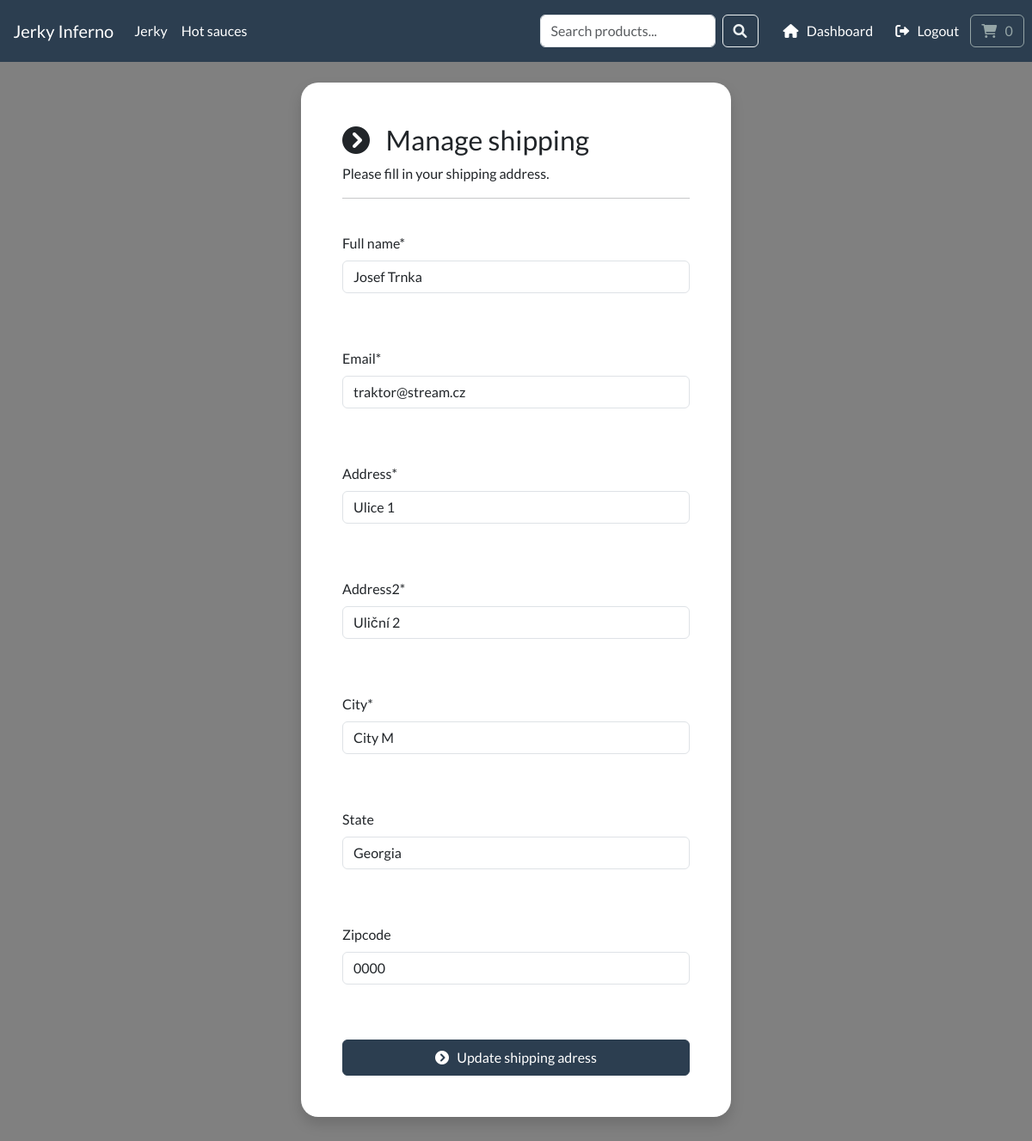
Page /account/manage-shipping (signed in) on the committed database.
### store/models.py (models this page shows, shortened)
class Category(models.Model):
    name = models.CharField(max_length=255, db_index=True)
    slug = models.SlugField(max_length=255, unique=True)
    parent = models.ForeignKey(
        'self',  # Odkaz na stejný model
        on_delete=models.CASCADE,
        blank=True,
        null=True,
        related_name='subcategories'  # Umožní snadný přístup k podkategoriím
    )
    class Meta:
        verbose_name_plural = "Categories"  # Definuje množné číslo pro model
    def get_absolute_url(self):
        return reverse("list-category", args=[self.slug])

### payment/models.py (models this page shows, shortened)
class ShippingAddress(models.Model):
    full_name = models.CharField(max_length=255)
    email = models.EmailField(max_length=255)
    address = models.CharField(max_length=300)
    address2 = models.CharField(max_length=300)
    city = models.CharField(max_length=255)
    state = models.CharField(max_length=255, null=True, blank=True) #Optional
    zipcode = models.CharField(max_length=10, null=True, blank=True) #Optional
    user = models.ForeignKey(User, on_delete=models.CASCADE, null=True, blank=True) # Authenticated / Not Authenticated
    class Meta:
        verbose_name_plural = "Shipping Address"

### account/views.py (the view, shortened to what this page needs)
# urls.py: path('manage-shipping', views.manage_shipping, name='manage-shipping'),
@login_required(login_url='my-login')
def manage_shipping(request):
    try:
        shipping = ShippingAddress.objects.get(user=request.user.id)
    except ShippingAddress.DoesNotExist:
        shipping = None
    form = ShippingForm(instance=shipping)
    context = {'form': form}
    return render(request, 'account/manage_shipping.html', context=context)

### payment/forms.py
class ShippingForm(forms.ModelForm):
    class Meta:
        model = ShippingAddress
        fields = ['full_name', 'email', 'address', 'address2', 'city', 'state', 'zipcode']
        exclude = ['user',]

### cart/cart.py (called while the page is built)
    def __len__(self):
        return sum(item['qty'] for item in self.cart.values())

### cart/context_processors.py (called while the page is built)
def cart(request):
    return {'cart': Cart(request)}

### store/views.py (called while the page is built)
def categories(request):
    main_categories = Category.objects.filter(parent__isnull=True).prefetch_related('subcategories')
    return {'main_categories': main_categories}

### account/templates/account/manage_shipping.html (shortened to what this page needs)
{% include "store/base.html" %}
{% load static %}
{% load crispy_forms_tags %}
{% block content %}
    <body>
        <br>
        <div class="container bg-white shadow md p-5 form-layout">
            <h3> <i class="fa fa-chevron-circle-right" aria-hidden="true"></i> &nbsp; Manage shipping </h3>
            <p>Please fill in your shipping address.</p>
            <hr>
            <br>
            <form method="POST" autocomplete="off">
                {{ form.full_name|as_crispy_field }}
                <br><br>
                {{ form.email|as_crispy_field }}
                <br><br>
                {{ form.address|as_crispy_field }}
                <br><br>
                {{ form.address2|as_crispy_field }}
                <br><br>
                {{ form.city|as_crispy_field }}
                <br><br>
                {{ form.state|as_crispy_field }}
                <br><br>
                {{ form.zipcode|as_crispy_field }}
                <br><br>
                <button type="submit" class="btn btn-primary navbar-btn text-white w-100 p-2"> <i class="fa fa-chevron-circle-right" aria-hidden="true"></i> &nbsp; Update shipping adress</button>
            </form>
        </div>
    </body>
{% endblock %}

### store/templates/store/base.html (shortened to what this page needs)
{% load static %}
<!DOCTYPE html>
<html>
<head>
    <link rel="stylesheet" href="https://bootswatch.com/5/flatly/bootstrap.min.css">
    <link href="https://cdnjs.cloudflare.com/ajax/libs/font-awesome/6.0.0/css/all.min.css" rel="stylesheet">
    <link rel="stylesheet" href="{% static 'css/style.css' %}">
</head>
<nav class="navbar navbar-expand-lg bg-primary justify-content-center">
    <a class="navbar-brand main-heading text-white" href="{% url 'store' %}">
        &nbsp; &nbsp; Jerky Inferno
    </a>
    <div class="collapse navbar-collapse" id="navbarNav">
        <ul class="navbar-nav me-auto">
            {% for category in main_categories %}
            <li class="nav-item dropdown category">
                <a class="nav-link text-white main-category" href="{{ category.get_absolute_url }}" id="navbarDropdown{{ category.id }}">
                    {{ category.name }}
                </a>
            </li>
            {% endfor %}
        </ul>
        <form class="d-flex ms-auto me-3" method="GET" action="{% url 'store' %}">
            <input class="form-control me-2" type="search" placeholder="Search products..." aria-label="Search" name="q">
            <button class="btn btn-outline-light" type="submit">
                <i class="fas fa-search"></i>
            </button>
        </form>
        <ul class="navbar-nav">
            {% if user.is_authenticated %}
            <li class="nav-item">
                <a class="btn btn-alert navbar-btn text-white" type="button" href="{% url 'dashboard' %}">
                    <i class="fa-solid fa-house"></i> &nbsp; Dashboard
                </a>
            </li>
            {% else %}
            <li class="nav-item">
                <a class="btn btn-alert navbar-btn text-white" type="button" href="{% url 'register' %}">
                    Register
                </a>
            </li>
            {% endif %}
            {% if user.is_authenticated %}
            <li class="nav-item">
                <a class="btn btn-alert navbar-btn text-white" type="button" href="{% url 'user-logout' %}">
                    <i class="fa-solid fa-right-from-bracket"></i> &nbsp; Logout
                </a>
            </li>
            {% else %}
            <li class="nav-item">
                <a class="btn btn-alert navbar-btn text-white" type="button" href="{% url 'my-login' %}">
                    Login
                </a>
            </li>
            {% endif %}
        </ul>
        <ul class="navbar-nav cart-margin">
            <li class="nav-item">
                <a type="button" role="button" href="{% url 'cart-summary' %}" class="btn btn-outline-secondary">
                    <i class="fa fa-shopping-cart" aria-hidden="true"> </i>
                    <div id="cart-qty" class="d-inline-flex">
                        {% with qty_amount=cart|length %}
                            {% if qty_amount > 0 %}
                                {{ qty_amount }}
                            {% else %}
                                0
                            {% endif %}
                        {% endwith %}
                    </div>
                </a>&nbsp; &nbsp;
            </li>
        </ul>
    </div>
</nav>
<body>
</body>
</html>

### static/css/style.css (style rules this page uses)
.form-layout { border-radius: 20px; width: 500px; }

### store/templates/store/base.html (style rules this page uses)
.navbar-nav .category { position: relative; }
.navbar-nav .main-category { color: white; text-decoration: none; }

### account/templates/account/manage_shipping.html (style rules this page uses)
body { background-color: gray; }

### rows in the picture
Category: name "Jerky"
Category: name "Hot sauces"
ShippingAddress: full_name "Josef Trnka", email "traktor@stream.cz", address "Ulice 1", address2 "Uliční 2", city "City M", state "Georgia", zipcode "0000"
